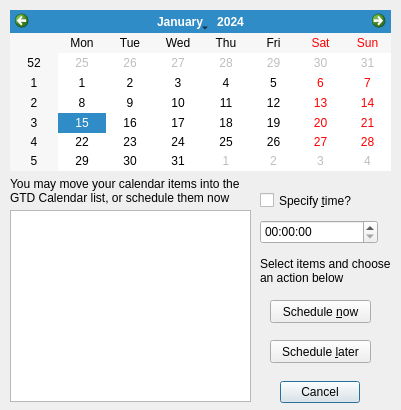
<?xml version="1.0" encoding="UTF-8"?>
<ui version="4.0">
 <class>KanbanCalendarDialog</class>
 <widget class="QDialog" name="KanbanCalendarDialog">
  <property name="geometry">
   <rect>
    <x>0</x>
    <y>0</y>
    <width>401</width>
    <height>410</height>
   </rect>
  </property>
  <property name="acceptDrops">
   <bool>true</bool>
  </property>
  <property name="windowTitle">
   <string>Dialog</string>
  </property>
  <widget class="QDialogButtonBox" name="buttonBox">
   <property name="geometry">
    <rect>
     <x>279</x>
     <y>376</y>
     <width>81</width>
     <height>32</height>
    </rect>
   </property>
   <property name="orientation">
    <enum>Qt::Horizontal</enum>
   </property>
   <property name="standardButtons">
    <set>QDialogButtonBox::Cancel</set>
   </property>
  </widget>
  <widget class="QLabel" name="label">
   <property name="geometry">
    <rect>
     <x>10</x>
     <y>170</y>
     <width>241</width>
     <height>41</height>
    </rect>
   </property>
   <property name="text">
    <string>You may move your calendar items into the GTD Calendar list, or schedule them now</string>
   </property>
   <property name="wordWrap">
    <bool>true</bool>
   </property>
  </widget>
  <widget class="QListWidget" name="listWidget">
   <property name="geometry">
    <rect>
     <x>10</x>
     <y>210</y>
     <width>241</width>
     <height>192</height>
    </rect>
   </property>
   <property name="focusPolicy">
    <enum>Qt::StrongFocus</enum>
   </property>
   <property name="alternatingRowColors">
    <bool>true</bool>
   </property>
   <property name="selectionMode">
    <enum>QAbstractItemView::ExtendedSelection</enum>
   </property>
  </widget>
  <widget class="QLabel" name="label_2">
   <property name="geometry">
    <rect>
     <x>260</x>
     <y>250</y>
     <width>131</width>
     <height>41</height>
    </rect>
   </property>
   <property name="text">
    <string>Select items and choose an action below</string>
   </property>
   <property name="wordWrap">
    <bool>true</bool>
   </property>
  </widget>
  <widget class="QPushButton" name="scheduleNowButton">
   <property name="geometry">
    <rect>
     <x>270</x>
     <y>300</y>
     <width>101</width>
     <height>23</height>
    </rect>
   </property>
   <property name="text">
    <string>Schedule &amp;now</string>
   </property>
  </widget>
  <widget class="QPushButton" name="scheduleLaterButton">
   <property name="geometry">
    <rect>
     <x>270</x>
     <y>340</y>
     <width>101</width>
     <height>23</height>
    </rect>
   </property>
   <property name="text">
    <string>Schedule &amp;later</string>
   </property>
  </widget>
  <widget class="QCalendarWidget" name="calendarWidget">
   <property name="geometry">
    <rect>
     <x>10</x>
     <y>10</y>
     <width>381</width>
     <height>161</height>
    </rect>
   </property>
  </widget>
  <widget class="QTimeEdit" name="timeEdit">
   <property name="geometry">
    <rect>
     <x>260</x>
     <y>220</y>
     <width>118</width>
     <height>24</height>
    </rect>
   </property>
  </widget>
  <widget class="QCheckBox" name="specifyTimeCheckBox">
   <property name="geometry">
    <rect>
     <x>260</x>
     <y>190</y>
     <width>101</width>
     <height>21</height>
    </rect>
   </property>
   <property name="text">
    <string>Specify &amp;time?</string>
   </property>
  </widget>
 </widget>
 <tabstops>
  <tabstop>calendarWidget</tabstop>
  <tabstop>listWidget</tabstop>
  <tabstop>specifyTimeCheckBox</tabstop>
  <tabstop>timeEdit</tabstop>
  <tabstop>scheduleNowButton</tabstop>
  <tabstop>scheduleLaterButton</tabstop>
 </tabstops>
 <resources/>
 <connections>
  <connection>
   <sender>buttonBox</sender>
   <signal>accepted()</signal>
   <receiver>KanbanCalendarDialog</receiver>
   <slot>accept()</slot>
   <hints>
    <hint type="sourcelabel">
     <x>248</x>
     <y>254</y>
    </hint>
    <hint type="destinationlabel">
     <x>157</x>
     <y>274</y>
    </hint>
   </hints>
  </connection>
  <connection>
   <sender>buttonBox</sender>
   <signal>rejected()</signal>
   <receiver>KanbanCalendarDialog</receiver>
   <slot>reject()</slot>
   <hints>
    <hint type="sourcelabel">
     <x>316</x>
     <y>260</y>
    </hint>
    <hint type="destinationlabel">
     <x>286</x>
     <y>274</y>
    </hint>
   </hints>
  </connection>
 </connections>
</ui>
